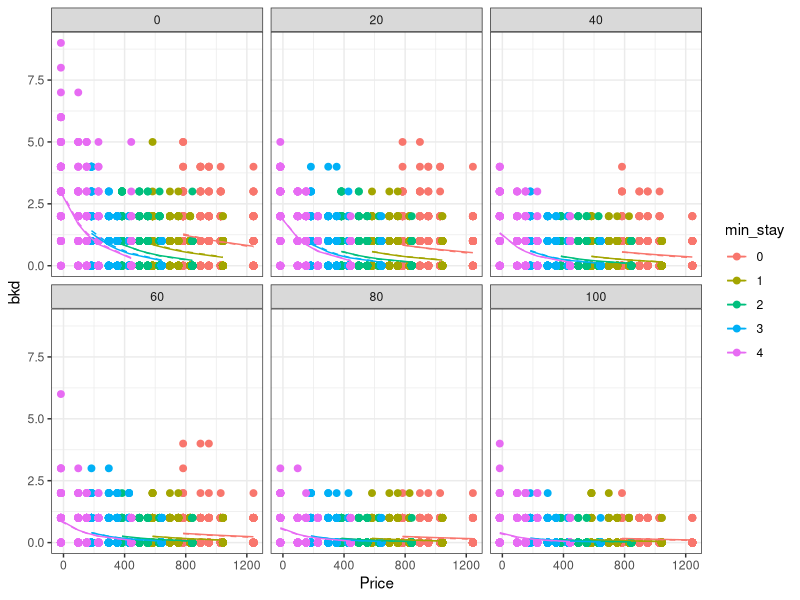
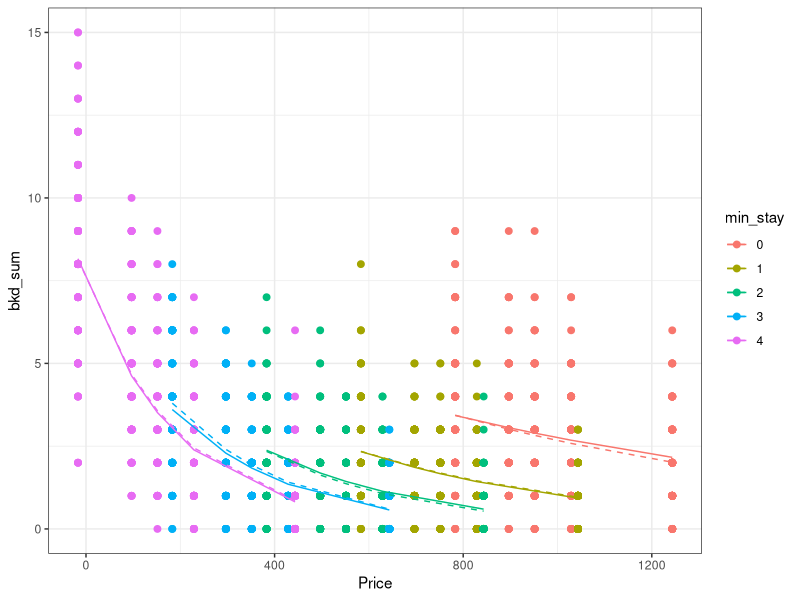
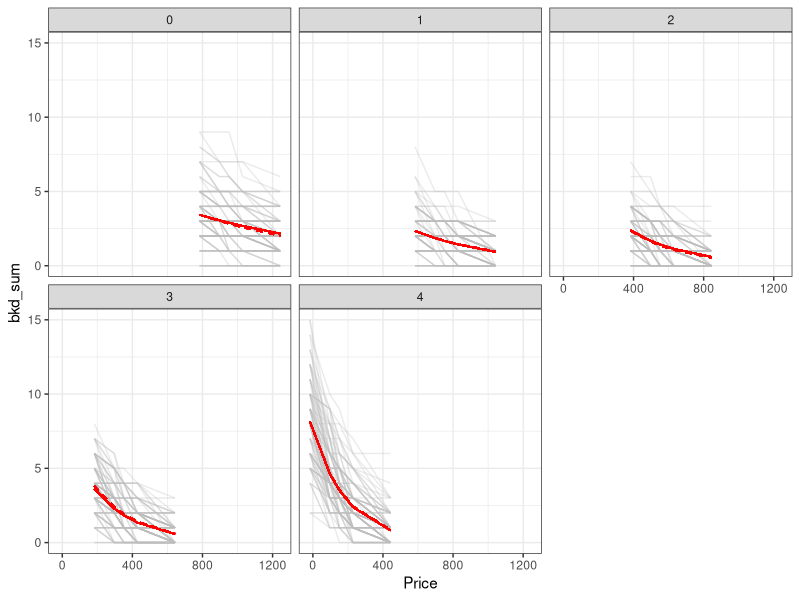
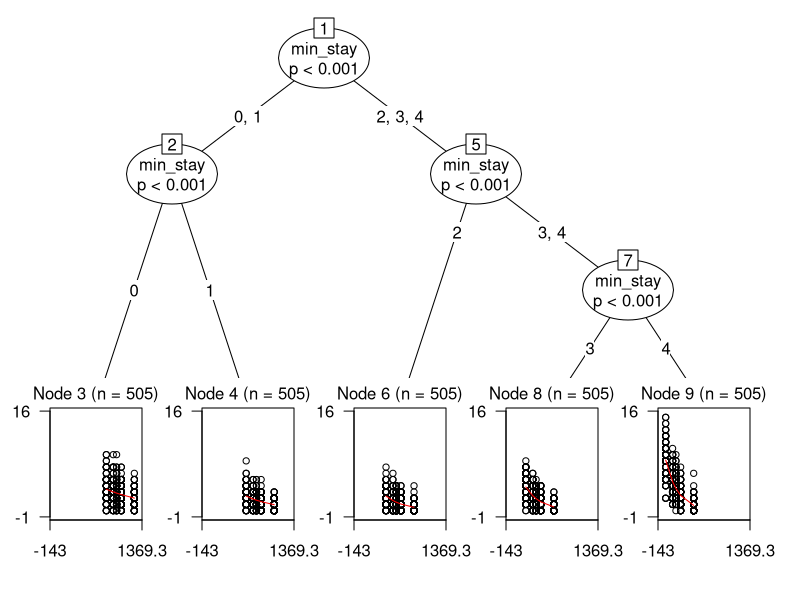

These charts were generated, in order, by the following R code: (Note: this script raises an error after producing the figures.)

rm(list = ls())
options(scipen = 999)

# Loading of packages
library(data.table)
library(ggplot2)
library(mgcv)
library(partykit)


# Generation of data
normalized <- FALSE
version <- "a"
flight <- 100:200
t <- seq(0, 100, 20)
min_stay_levels <- c(0:4)
N_p <- 5
data <- list()
for (i in seq_along(min_stay_levels)) {
	set.seed(1337)
	if (version == "a") {
		data[[i]] <- CJ(flight = flight, t = t, Price = rnorm(N_p, 1000 - min_stay_levels[i] * 200, 150), min_stay = min_stay_levels[i])
	}
	if (version == "b") {
		data[[i]] <- CJ(flight = flight, t = t, Price = seq(50, 1000, 50), min_stay = min_stay_levels[i])
	}
}
data <- rbindlist(data)


# Setting up the parameters
base_slope <- -0.001
min_stay_slopes <- base_slope * (min_stay_levels + 1)
t_par <- -0.02
int <- 1


# Create theoretical values and actual bookings 
# (this is already the cumsum version)
data[,lambda := exp(int + t_par * t + base_slope * (min_stay + 1) * Price)]
this_key <- c("min_stay", "t", "flight")
setkeyv(data, this_key)
data[order(-Price), lambda_incr := diff(c(0, lambda)), by = this_key]
this_key <- c("min_stay", "t", "flight", "Price")
data[,bkd_incr := rpois(1,lambda_incr), by = this_key]
this_key <- c("min_stay", "t", "flight")
data[order(-Price), bkd := cumsum(bkd_incr), by = this_key]
data[order(-Price), lambda := cumsum(lambda_incr), by = this_key]


# Normalize
if (normalized) {
	data[,Price := (Price - min(Price))/(max(Price) - min(Price)), by = "min_stay"]
}


# Plotting of data
data[,min_stay := as.factor(min_stay)]
mod_bkd <- glm(bkd ~ t + Price * min_stay, family = poisson(), data = data)
summary(mod_bkd)
data[,bkd_fit := predict.glm(mod_bkd, type = "response")]
u1 <- ggplot(data, aes(x = Price, y = bkd, col = min_stay)) + geom_point(size = 2) + theme_bw()
u1 <- u1 + geom_line(aes(x = Price, y = bkd_fit, col = min_stay), lty = 2)
u1 <- u1 + geom_line(aes(x = Price, y = lambda, col = min_stay))
u1 <- u1 + facet_wrap(~t)
u1


###
# Generate aggregated data by min_stay

# Model for sum
tmp <- data[,list(bkd_sum = sum(bkd), lambda_sum = sum(lambda)), by = c("Price", "min_stay", "flight")]
mod_sum <- glm(bkd_sum ~ Price* min_stay, family = poisson(), data = tmp)
summary(mod_sum)
tmp[,bkd_sum_fit := predict.glm(mod_sum, type = "response")]
u2 <- ggplot(tmp, aes(x = Price, y = bkd_sum, col = min_stay)) + geom_point(size = 2) + theme_bw()
u2 <- u2 + geom_line(aes(x = Price, y = bkd_sum_fit, col = min_stay), lty = 2)
u2 <- u2 + geom_line(aes(x = Price, y = lambda_sum, col = min_stay))
u2
tmp[,grp := .GRP, by = c("flight", "min_stay")]
u3 <- ggplot(tmp, aes(x = Price, y = bkd_sum, group = flight)) + geom_line(alpha = 0.3,col = "grey") + theme_bw()
u3 <- u3 + facet_wrap(~min_stay)
u3 <- u3 + geom_line(aes(x = Price, y = bkd_sum_fit), lty = 2, col = "red")
u3 <- u3 + geom_line(aes(x = Price, y = lambda_sum), col = "red")
u3


# Estimation with glmtree
class(eq_mob <- bkd_sum ~ Price | min_stay)
mod <- glmtree(eq_mob, 
               data = tmp,
               family = poisson(), 
               alpha = 0.05,
               bonferroni = TRUE,
               verbose = TRUE,
               prune = "BIC",
               maxdepth = 7,
               #minsize = min.size,
               breakties = TRUE,
               restart = TRUE,
               cores = 1)
plot(mod)
tmp[,node := predict(mod, newdata = tmp, type = "node")]


# Create table of model coefficients and splitting-rules
coef_table <- list()
number.of.nodes <- length(mod)
for (i.node in c(1:number.of.nodes)) {
  print(paste0("Node = ", i.node, "."))      
  if (is.terminal(mod[[i.node]]$node)) {
    kids <- NULL
  } else {
    kids.ind <- c(kids_node(mod[[i.node]]$node)[[1]]$id,
                  kids_node(mod[[i.node]]$node)[[2]]$id)
    kids.labels <- names(mod[[i.node]])
    kids <- as.numeric(kids.labels[kids.ind])
  }
  coef_mod <- as.data.table(t(coef(mod, node = i.node)))
  # Check if the labels of the coefficients are accurate given that
  # a category may be missing after a sequence of splits
  split <- partykit:::.list.rules.party(mod, i.node)
  
  coef_mod[,node := i.node]
  coef_mod[,terminal := ifelse(is.null(kids), TRUE, FALSE)]
  coef_mod[,split := split]
  coef_table[[i.node]] <- coef_mod
}
coef_table <- rbindlist(coef_table)
coef_table_terminal <- coef_table[terminal == TRUE]
new.names <- names(coef_table)
new.names <- gsub("\\(", "", new.names)
new.names <- gsub("\\)", "", new.names)
setnames(coef_table_terminal , names(coef_table_terminal), new.names)
if (normalized) {
  setnames(coef_table_terminal, c("Intercept", "Price_norm"), c("b0_norm", "b1_norm"))
} else {
  setnames(coef_table_terminal, c("Intercept", "Price"), c("b0", "b1"))
}
coef_table_terminal[,GRP := .GRP, by = "split"]


# If MIN_STAY is part of the model-equation
min_stay_cats <- paste0("min_stay", tmp[,unique(min_stay)])
missing_cat <- min_stay_cats[!min_stay_cats %in% names(coef_table_terminal)]
coef_table_terminal[,c(missing_cat) := 0]
columns <- names(coef_table_terminal)[!names(coef_table_terminal) %in% min_stay_cats]
coef_table_terminal <- melt(coef_table_terminal, id.vars = columns)
if (normalized) {
  coef_table_terminal[!is.na(value), b0_norm := b0_norm + value]
} else {
  coef_table_terminal[!is.na(value), b0 := b0 + value]
}
coef_table_terminal[,c("value") := NULL]
coef_table_terminal[,variable := gsub("min_stay", "", variable)]
setnames(coef_table_terminal, "variable", "min_stay")


# Create data for prediction
id.key <- c("min_stay")
flight.key <- c("flight")
tmp[,ID := .GRP, by = c(flight.key, id.key)]
min_stay_vals <- tmp[,unique(min_stay)]
ids <- tmp[,unique(ID)]
if (normalized) {
  data_tmp <- CJ(ID = ids, Price_norm = seq(0, 1, 0.01), min_stay = min_stay_vals)
} else {
  Price_min <- tmp[,min(Price)]
  Price_max <- tmp[,max(Price)]
  data_tmp <- CJ(ID = ids, Price = seq(Price_min, Price_max, length.out = 25), min_stay = min_stay_vals)
}
info <- unique(tmp[,.SD,.SDcols = c("ID", id.key)])
this_key <- intersect(names(data_tmp), names(info))
setkeyv(data_tmp, this_key)
setkeyv(info, this_key)
data_tmp <- info[data_tmp]
if (normalized) {
  setkeyv(Price_min_max, "ID")
  setkeyv(data_tmp, "ID")
  data_tmp <- Price_min_max[data_tmp]
}
this_key <- intersect(names(data_tmp), names(coef_table_terminal))
if (length(this_key) == 0) {
  data_tmp[,k := 1]
  coef_table_terminal[,k := 1]
  this_key <- "k"
}
this_key <- intersect(names(data_tmp), names(coef_table_terminal))
setkeyv(data_tmp, this_key)
setkeyv(coef_table_terminal, this_key)
fit_tree <- data_tmp[coef_table_terminal, allow.cartesian = TRUE]
if (length(this_key) == 0) {
  fit_tree[,k := NULL]
}
if (normalized) {
  fit_tree[,demand := exp(b0_norm + b1_norm * Price_norm)]
  #fit_tree[,Price := Price_min + Price_norm * (Price_max - Price_min)]
  #fit_tree[,b0 := b0_norm - b1_norm * (Price_min/(Price_max - Price_min))]
  #fit_tree[,b1 := b1_norm/(Price_max - Price_min)
} else {
  fit_tree[,demand := exp(b0 + b1 * Price)]
}
to_remove <- c("terminal")
fit_tree[,c(to_remove) := NULL]
fit_tree <- unique(fit_tree)


# Plotting of groups
grps <- fit_tree[,unique(GRP)]
pdf (width = 13, "Demand_curves.pdf")
  for (i in 1:length(grps)) {
  #for (i in 1:1) {
    this_node <- unique(fit_tree[GRP == grps[i], node])
    if (normalized) {
    	u1 <- ggplot(tmp[node == this_node], aes(x = Price_norm, y = bkd_sum, col = min_stay, group = min_stay)) + geom_point(shape = 4) 
    	u1 <- u1 + geom_line(data = unique(fit_tree[GRP == grps[i], list(Price_norm, demand, min_stay)]), aes(x = Price_norm, y = demand, col = min_stay, group = min_stay))
    	u1 <- u1 + xlab("Price normalized")
    } else {
    	u1 <- ggplot(tmp[node == this_node], aes(x = Price, y = bkd_sum, col = min_stay, group = min_stay)) + geom_point(shape = 4) 
    	u1 <- u1 + geom_line(data = unique(fit_tree[GRP == grps[i], list(Price, demand, min_stay)]), aes(x = Price, y = demand, col = min_stay, group = min_stay))
    	u1 <- u1 + xlab("Price")
    }  
    #u1 <- u1 + facet_wrap(~min_stay)
    u1 <- u1 + theme_bw()
    u1 <- u1 + theme(plot.title = element_text(size = 8))
    u1 <- u1 + ggtitle(unique(fit_tree[GRP == grps[i], split]))
    u1 <- u1 + ylab("Demand")
    print(u1)
  }
dev.off()




















# Get slope value of smooth via numerical integration
min_price <- data_tmp[,min(price)]
max_price <- data_tmp[,max(price)]
tmp <- CJ(price = seq(min_price, max_price, length.out = 100), min_stay = as.factor(min_stay_levels))
tmp <- tmp[order(min_stay)]
tmp[,fit := predict(mod_cumsum, newdata = tmp)]
eps <- 0.00001
tmp[,price := price + eps]
tmp[,fit_eps := predict(mod_cumsum, newdata = tmp)]
tmp[,fit_deriv := (fit_eps - fit)/eps]
tmp[,price := price - eps]
tmp
u3 <- ggplot(tmp, aes(x = price, y = fit_deriv, col = min_stay, group = min_stay)) + geom_line()
u3 <- u3 + theme_bw()
u3
